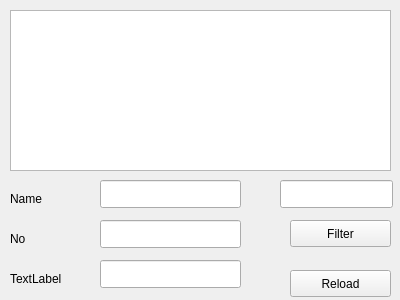
<?xml version="1.0" encoding="UTF-8"?>
<ui version="4.0">
 <class>PbookUIClass</class>
 <widget class="QWidget" name="PbookUIClass">
  <property name="geometry">
   <rect>
    <x>0</x>
    <y>0</y>
    <width>400</width>
    <height>300</height>
   </rect>
  </property>
  <property name="windowTitle">
   <string>PbookUI</string>
  </property>
  <widget class="QListWidget" name="list">
   <property name="geometry">
    <rect>
     <x>10</x>
     <y>10</y>
     <width>381</width>
     <height>161</height>
    </rect>
   </property>
  </widget>
  <widget class="QLineEdit" name="lineEdit">
   <property name="geometry">
    <rect>
     <x>100</x>
     <y>180</y>
     <width>141</width>
     <height>28</height>
    </rect>
   </property>
  </widget>
  <widget class="QLineEdit" name="lineEdit_2">
   <property name="geometry">
    <rect>
     <x>100</x>
     <y>220</y>
     <width>141</width>
     <height>28</height>
    </rect>
   </property>
  </widget>
  <widget class="QLineEdit" name="lineEdit_3">
   <property name="geometry">
    <rect>
     <x>100</x>
     <y>260</y>
     <width>141</width>
     <height>28</height>
    </rect>
   </property>
  </widget>
  <widget class="QLabel" name="label">
   <property name="geometry">
    <rect>
     <x>10</x>
     <y>190</y>
     <width>70</width>
     <height>18</height>
    </rect>
   </property>
   <property name="text">
    <string>Name</string>
   </property>
  </widget>
  <widget class="QLabel" name="label_2">
   <property name="geometry">
    <rect>
     <x>10</x>
     <y>230</y>
     <width>70</width>
     <height>18</height>
    </rect>
   </property>
   <property name="text">
    <string>No</string>
   </property>
  </widget>
  <widget class="QLabel" name="label_3">
   <property name="geometry">
    <rect>
     <x>10</x>
     <y>270</y>
     <width>81</width>
     <height>18</height>
    </rect>
   </property>
   <property name="text">
    <string>TextLabel</string>
   </property>
  </widget>
  <widget class="QLineEdit" name="lineEdit_4">
   <property name="geometry">
    <rect>
     <x>280</x>
     <y>180</y>
     <width>113</width>
     <height>28</height>
    </rect>
   </property>
  </widget>
  <widget class="QPushButton" name="pushButton">
   <property name="geometry">
    <rect>
     <x>290</x>
     <y>220</y>
     <width>101</width>
     <height>27</height>
    </rect>
   </property>
   <property name="text">
    <string>Filter</string>
   </property>
  </widget>
  <widget class="QPushButton" name="pushButton_2">
   <property name="geometry">
    <rect>
     <x>290</x>
     <y>270</y>
     <width>101</width>
     <height>27</height>
    </rect>
   </property>
   <property name="text">
    <string>Reload</string>
   </property>
  </widget>
 </widget>
 <layoutdefault spacing="6" margin="11"/>
 <resources/>
 <connections/>
</ui>
